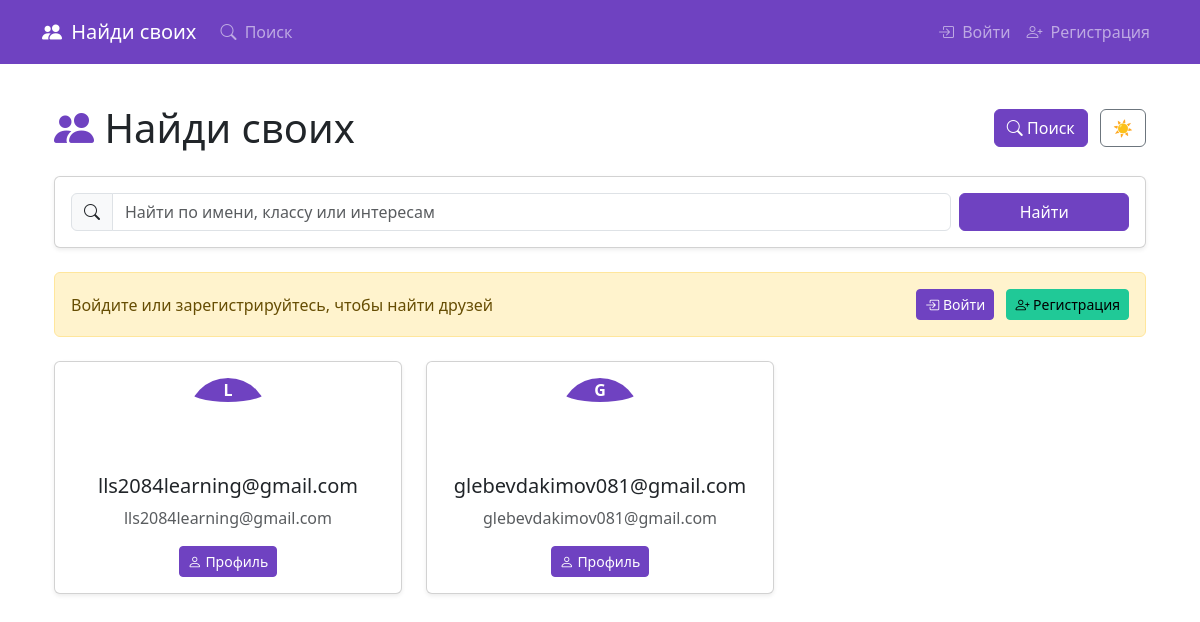
The page / on the database its author committed.
### app.py (models this page shows, shortened)
class User(db.Model, UserMixin):
    id = db.Column(db.Integer, primary_key=True)
    username = db.Column(db.String(20), unique=True, nullable=False)
    email = db.Column(db.String(120), unique=True, nullable=False)
    password_hash = db.Column(db.String(128), nullable=False)
    name = db.Column(db.String(80), nullable=False)
    class_ = db.Column(db.String(20), nullable=False)
    contacts = db.Column(db.String(120), nullable=False)
    avatar = db.Column(db.String(120))
    interests = db.relationship('Interest', backref='user', lazy='dynamic')
    skills = db.relationship('Skill', backref='user', lazy='dynamic')

### app.py (the view)
@app.route('/')
def index():
    theme = request.cookies.get('theme', 'light')
    users = User.query.limit(6).all()
    total_users = User.query.count()
    return render_template('index.html',
                         theme=theme,
                         users=users,
                         total_users=total_users)

### templates/index.html (shortened to what this page needs)
{% extends "base.html" %}
{% block content %}
<div class="container py-4">
    <div class="d-flex justify-content-between align-items-center mb-4">
        <h1 class="mb-0">
            <i class="bi bi-people-fill text-purple"></i> Найди своих
        </h1>
        <div>
            <a href="{{ url_for('search') }}" class="btn btn-purple me-2">
                <i class="bi bi-search"></i> Поиск
            </a>
            <a href="{{ url_for('toggle_theme') }}" class="btn btn-outline-secondary">
                {{ '🌙' if theme == 'dark' else '☀️' }}
            </a>
        </div>
    </div>
    <div class="card mb-4 shadow-sm">
        <div class="card-body">
            <form action="{{ url_for('search') }}" method="GET" class="row g-2">
                <div class="col-md-10">
                    <div class="input-group">
                        <span class="input-group-text"><i class="bi bi-search"></i></span>
                        <input type="text" name="search_query" class="form-control" placeholder="Найти по имени, классу или интересам">
                    </div>
                </div>
                <div class="col-md-2">
                    <button type="submit" class="btn btn-purple w-100">
                        Найти
                    </button>
                </div>
            </form>
        </div>
    </div>
    {% if current_user.is_authenticated %}
    <div class="alert alert-info d-flex align-items-center mb-4">
        <i class="bi bi-info-circle-fill me-2"></i>
        <div>Привет, {{ current_user.name }}! Найди своих друзей ниже.</div>
    </div>
    {% else %}
    <div class="alert alert-warning mb-4">
        <div class="d-flex justify-content-between align-items-center">
            <span>Войдите или зарегистрируйтесь, чтобы найти друзей</span>
            <div>
                <a href="{{ url_for('login') }}" class="btn btn-sm btn-purple me-2">
                    <i class="bi bi-box-arrow-in-right"></i> Войти
                </a>
                <a href="{{ url_for('register') }}" class="btn btn-sm btn-edit">
                    <i class="bi bi-person-plus"></i> Регистрация
                </a>
            </div>
        </div>
    </div>
    {% endif %}
    <div class="row row-cols-1 row-cols-md-2 row-cols-lg-3 g-4">
        {% for user in users %}
        <div class="col">
            <div class="card h-100 shadow-sm">
                <div class="card-body text-center">
                    <div class="avatar-container mx-auto mb-3">
                        {% if user.avatar %}
                            <img src="{{ url_for('static', filename='uploads/' + user.avatar) }}" class="avatar-img rounded-circle">
                        {% else %}
                            <div class="avatar-letter rounded-circle d-flex align-items-center justify-content-center">
                                {{ user.name[0]|upper }}
                            </div>
                        {% endif %}
                    </div>
                    <h5 class="card-title">{{ user.name }}</h5>
                    <p class="text-muted mb-3">{{ user.class_ }}</p>
                    <a href="{{ url_for('profile', user_id=user.id) }}" class="btn btn-sm btn-purple">
                        <i class="bi bi-person"></i> Профиль
                    </a>
                </div>
            </div>
        </div>
        {% endfor %}
    </div>
</div>
{% endblock %}

### templates/base.html (style rules this page uses)
:root { --purple: #6f42c1; --aquamarine: #20c997; }
body { padding-top: 56px; background-color: var(--bs-body-bg); color: var(--bs-body-color); }
.btn-purple { background-color: var(--purple); border-color: var(--purple); color: white; }
.btn-edit { background-color: var(--aquamarine); border-color: var(--aquamarine); color: #000; }
.text-purple { color: var(--purple) !important; }
.avatar-container { border-radius: 50%; overflow: hidden; width: 80px; height: 80px; margin: 0 auto; }
.avatar-letter { display: flex; align-items: center; justify-content: center; background-color: var(--purple); color: white; font-weight: bold; }

### rows shown on the page
User: name "L", name "lls2084learning@gmail.com", class_ "lls2084learning@gmail.com"
User: name "G", name "glebevdakimov081@gmail.com", class_ "glebevdakimov081@gmail.com"

### other values the page prints
{{ '🌙' if theme == 'dark' else '☀️' }} "☀️"
